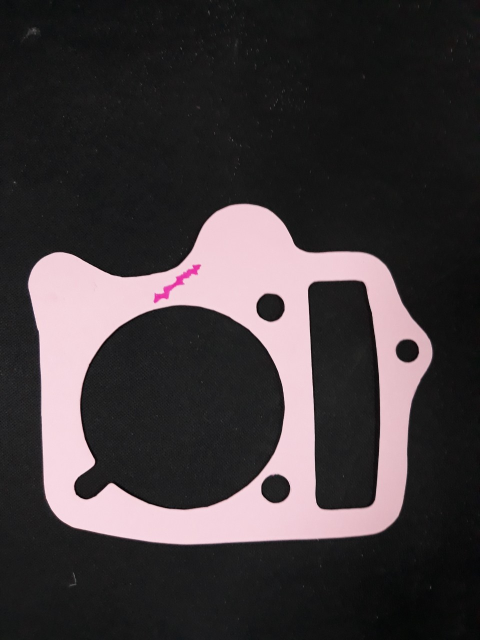
#> input picture detecterror-drone/src/images/error_1.jpg, 960 x 1280 px (shown at 1/2 size)
$ python -i detects.py   (imports and definitions only)   (older library calls are emulated)
#> lines starting #> are read from the running program, lines starting #| are printed output that depends on the picture
# import packages
import numpy as np
import cv2
import os

from .utils import (convert_image_to_thresh, rotation_rect,
                    find_contours, resize_image)
from .detects_error_size_circle import (detect_error_size_circle)
from .jaccard_similarity import (JaccardBox, jaccard_similarity)
from .samples import (get_samples)

ROOT_DIR = os.path.dirname(os.path.abspath(__file__))


# return: (image error: image, sample image: image, error: boolean)
def detect_error(img):
    thresh = convert_image_to_thresh(img)
    rotationed = rotation_rect(thresh)

    # detects error missing circles
    # detects error size circles
    # highlight contours
    rotationed = cv2.GaussianBlur(rotationed, (11, 11), 0)
    edge = cv2.Canny(rotationed, 100, 200)
    _, contours, _ = cv2.findContours(edge.copy(), 1, 1)
    # contours, _ = cv2.findContours(edge.copy(), 1, 1)
    cv2.drawContours(rotationed, contours, -1, [0, 255, 0], 2)
    rotationed = cv2.bitwise_not(rotationed)
    rotationed = cv2.threshold(
        rotationed, 0, 255, cv2.THRESH_BINARY | cv2.THRESH_OTSU)[1]
    cv2.imwrite(ROOT_DIR+"/output/detects_rotation.png", rotationed)

    # Find contour and sort by contour area
    _, cnts, _ = cv2.findContours(
        rotationed, cv2.RETR_EXTERNAL, cv2.CHAIN_APPROX_SIMPLE)
    cnts = sorted(cnts, key=cv2.contourArea, reverse=True)

    # Find bounding box and extract ROI
    crop_detects_img = None
    for c in cnts:
        x, y, w, h = cv2.boundingRect(c)
        crop_detects_img = rotationed[y: y+h, x:x+w]
        break
    cv2.imwrite(ROOT_DIR+"/output/crop_img.png", crop_detects_img)

    # load samples
    # create jaccard box
    jaccard_box_samples = []
    samples_possibles = get_samples()
    max_possible = samples_possibles.max_area_possible
    for i in range(0, len(samples_possibles.possibles)):
        # init x, y, width, height
        x = samples_possibles.possibles[i].bounding_react_x
        y = samples_possibles.possibles[i].bounding_react_y
        width = samples_possibles.possibles[i].bounding_react_with
        height = samples_possibles.possibles[i].bounding_react_height

        jaccard = JaccardBox(x, y, width, height)
        jaccard.possible = samples_possibles.possibles[i]
        jaccard_box_samples.append(jaccard)

    # find contours of detects
    width = max_possible.bounding_react_with
    height = max_possible.bounding_react_height
    all_possible = resize_image(width,  height, crop_detects_img)
    cv2.imwrite(ROOT_DIR+"/output/all_possible.png", all_possible)

    # check contours after resize image by image exmaples
    img_contours, detect_possibles, max_area_possible = find_contours(
        all_possible)
    cv2.imwrite(ROOT_DIR+"/output/detects_img.png", max_area_possible.roi)

    # create detects possible
    jaccard_box_detects = []
    for i in range(0, len(detect_possibles)):
        # init x, y, width, height
        x = detect_possibles[i].bounding_react_x
        y = detect_possibles[i].bounding_react_y
        width = detect_possibles[i].bounding_react_with
        height = detect_possibles[i].bounding_react_height

        jaccard = JaccardBox(x, y, width, height)
        jaccard.possible = detect_possibles[i]
        jaccard_box_detects.append(jaccard)

    # sort array by y
    sorted_jaccrad_samples = sorted(
        jaccard_box_samples, key=lambda item: item.area)
    sorted_jaccard_detects = sorted(
        jaccard_box_detects, key=lambda item: item.area)

    # check error size circle
    error_possibles = detect_error_size_circle(
        sorted_jaccard_detects, sorted_jaccrad_samples)
    # draw box error size circle
    for i in range(0, len(error_possibles)):
        x_min = error_possibles[i].x_min
        y_min = error_possibles[i].y_min
        x_max = error_possibles[i].x_max
        y_max = error_possibles[i].y_max
        cv2.rectangle(img_contours, (x_min, y_min),
                      (x_max, y_max), (0, 0, 255), 2)
    cv2.imwrite(ROOT_DIR+"/output/result_detect_error.png", img_contours)
    # end check error size circle
    # end detects error circle

    print("Len error size circle: ", str(len(error_possibles)))
    is_error = True
    if len(error_possibles) == 0:
        is_error = False

    return img_contours, max_possible.roi, is_error

>>> import cv2
>>> picture = cv2.imread('../images/error_1.jpg', cv2.IMREAD_GRAYSCALE)
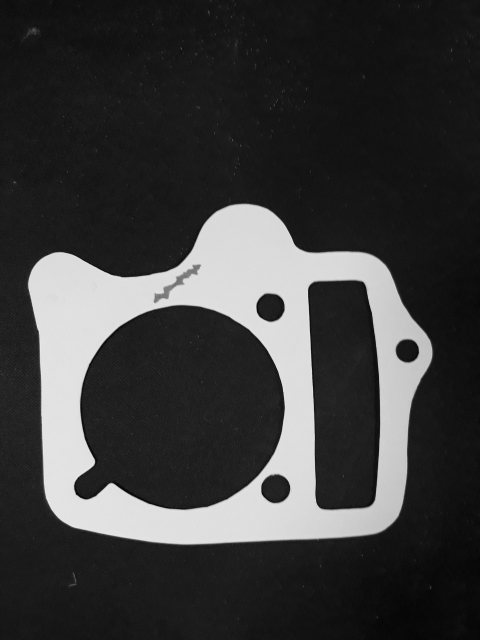
#> picture: shape (1280, 960) (shown at 1/2 size); min 0, max 245, mean 59.7
#> (the run stopped early here; a loop or call above may not have finished)

$ run again, on detecterror-drone/src/images/error_2.jpg
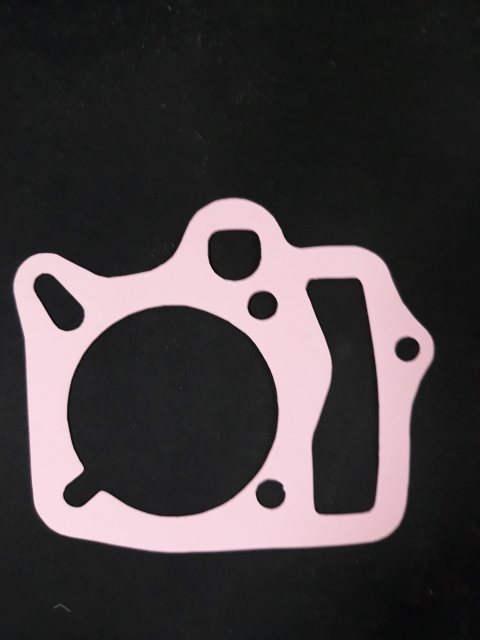
#> input picture detecterror-drone/src/images/error_2.jpg, 960 x 1280 px (shown at 1/2 size)
#> `picture = cv2.imread('../images/error_1.jpg', cv2.IMREAD_GRAYSCALE)`:
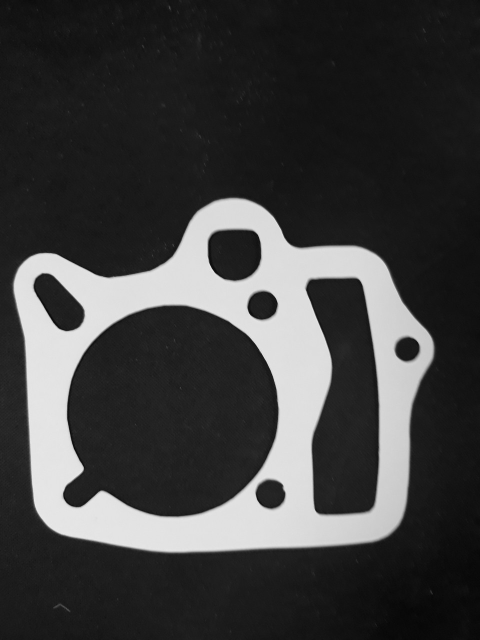
#> picture: shape (1280, 960) (shown at 1/2 size); min 0, max 243, mean 63.4

$ run again, on detecterror-drone/src/images/error_4.jpg
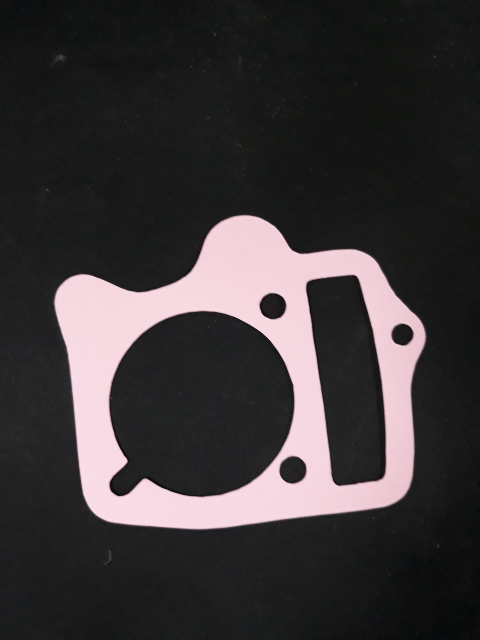
#> input picture detecterror-drone/src/images/error_4.jpg, 960 x 1280 px (shown at 1/2 size)
#> `picture = cv2.imread('../images/error_1.jpg', cv2.IMREAD_GRAYSCALE)`:
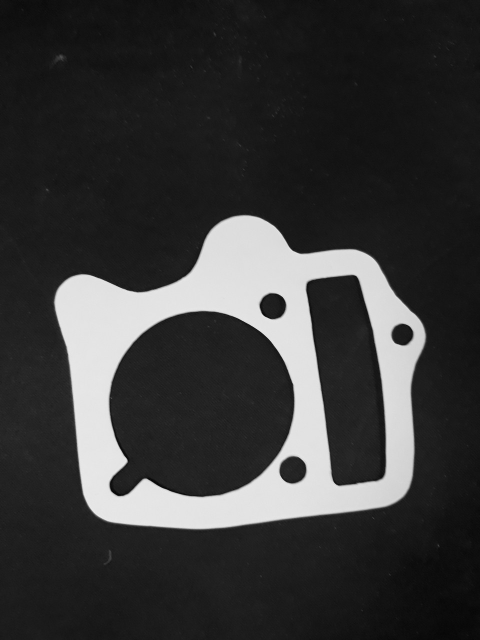
#> picture: shape (1280, 960) (shown at 1/2 size); min 0, max 244, mean 56.7
